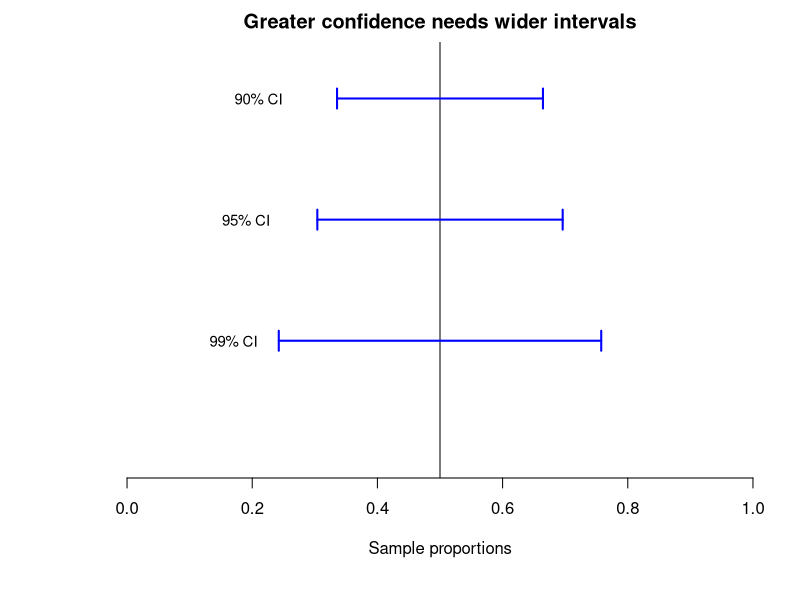

Reproduce this figure in R.
## ---- chunk 1
phat <- 0.5
n <- 25

sep <- sqrt( phat*(1 - phat) / n )
levels <- c(0.90, 0.95, 0.99, 0.997)
zs <- qnorm( 1 - (1 - levels) / 2)
mes <- sep * zs

par( mar = c(6, 5, 2, 1) + 0.1)
plot( x = c(0, 1),
      y = c(0, 1), 
      axes = FALSE, 
      xlab = "Sample proportions",
      ylab = "", 
      main = "Greater confidence needs wider intervals", 
      type = "n")
axis(side = 1)
abline(v = phat)


### abel the confidence level on the left
arrows(phat - mes[1], 0.9,    
       phat + mes[1], 0.9,    
       code = 3, 
       angle = 90, 
       length = 0.1,
       col = "blue", 
       lwd = 2, 
       ylim = c(0, 0.35))
text(0.21, 0.9,
     "90% CI", 
     cex = 0.9)

arrows(phat - mes[2], 0.6, 
       phat + mes[2], 0.6, 
       code = 3,
       angle = 90,		
       length = 0.1,
       col = "blue", 
       lwd = 2,
       ylim = c(0, 0.35))
text(0.19, 0.6, 
     "95% CI", 
     cex = 0.9)

arrows(phat - mes[3], 0.3, 
       phat + mes[3], 0.3, 
       code = 3, 
       angle = 90, 
       length = 0.1,
       col = "blue", 
       lwd = 2, 
       ylim = c(0, 0.35))
text(0.17, 0.3,
     "99% CI", 
     cex = 0.9)
